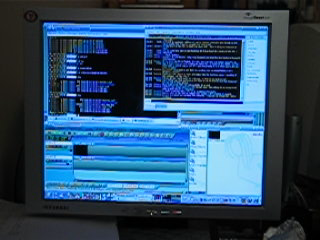
#> input picture frame 5 of vtest2.AVI, 320 x 240 px
$ jupyter execute Exercise4.ipynb
#> lines starting #> are read from the running program, lines starting #| are printed output that depends on the picture
[cell 1]
# Exercise 4 - Playing video from file

import numpy as np
import cv2

cap = cv2.VideoCapture('/home/autumn/workspace/zero-two-datasci/vtest2.avi', 1)

while(cap.isOpened()):
    ret, frame = cap.read()
#> frame is the input picture: shape (240, 320, 3); mean B, G, R 106.2, 77.3, 45.4

    gray = cv2.cvtColor(frame, cv2.COLOR_BGR2GRAY)
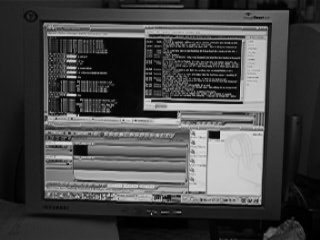
#> gray: shape (240, 320); min 0, max 228, mean 71

    cv2.imshow('frame',gray)
    if cv2.waitKey(1) & 0xFF == ord('q'):
#> (key q is pressed here)
        break

cap.release()
cv2.destroyAllWindows()


$ run again, starting later in the video
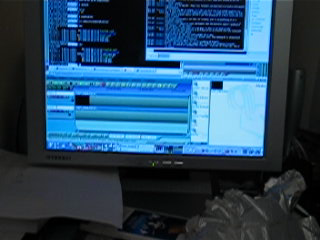
#> input picture frame 24 of vtest2.AVI, 320 x 240 px
#> frame is the input picture: shape (240, 320, 3); mean B, G, R 98.3, 72, 39.1
#> `gray = cv2.cvtColor(frame, cv2.COLOR_BGR2GRAY)`:
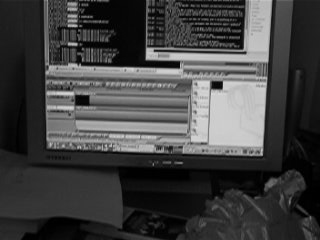
#> gray: shape (240, 320); min 0, max 219, mean 65.1
